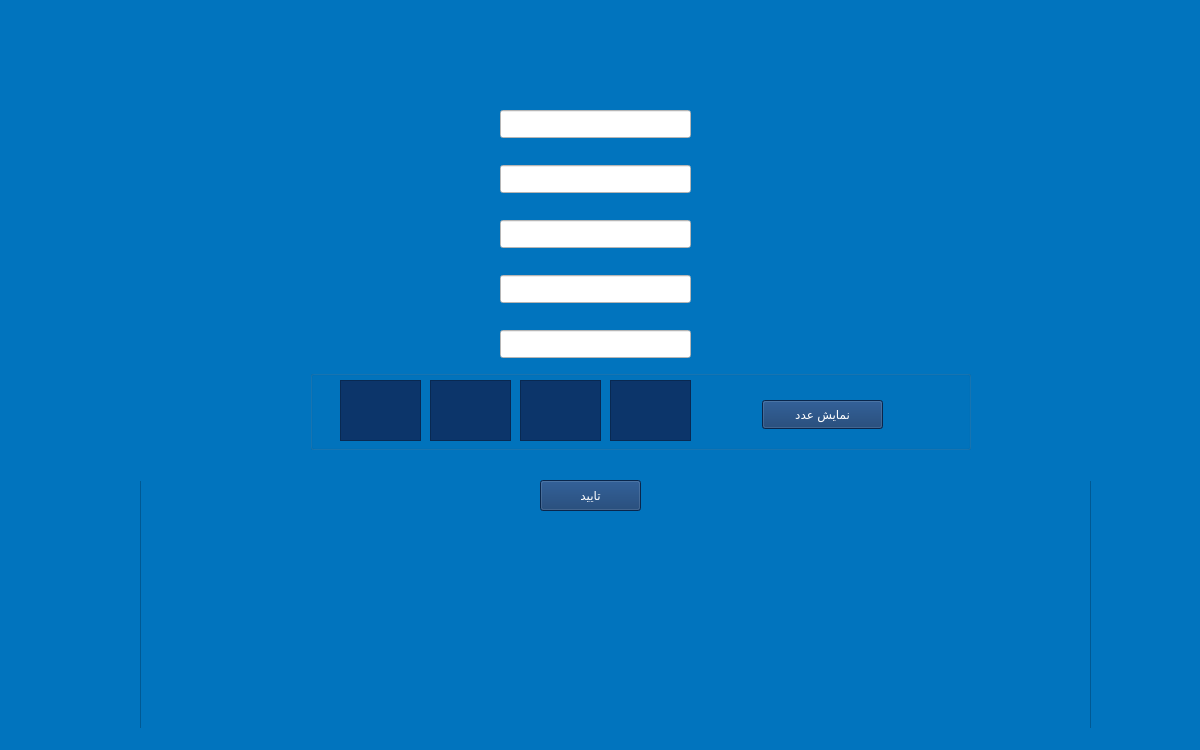
<?xml version="1.0" encoding="UTF-8"?>
<ui version="4.0">
 <class>singIn</class>
 <widget class="QMainWindow" name="singIn">
  <property name="geometry">
   <rect>
    <x>0</x>
    <y>0</y>
    <width>1200</width>
    <height>750</height>
   </rect>
  </property>
  <property name="minimumSize">
   <size>
    <width>600</width>
    <height>375</height>
   </size>
  </property>
  <property name="windowTitle">
   <string>MainWindow</string>
  </property>
  <property name="styleSheet">
   <string notr="true">background-color: rgb(1, 116, 190);</string>
  </property>
  <widget class="QWidget" name="centralwidget">
   <widget class="QWidget" name="widget_p_sing" native="true">
    <property name="geometry">
     <rect>
      <x>0</x>
      <y>-10</y>
      <width>1201</width>
      <height>491</height>
     </rect>
    </property>
    <property name="styleSheet">
     <string notr="true">image: url(:/new/prefix1/image/qt_sing_p.png);</string>
    </property>
    <widget class="QLineEdit" name="lineEdit_sing_name">
     <property name="geometry">
      <rect>
       <x>500</x>
       <y>120</y>
       <width>191</width>
       <height>28</height>
      </rect>
     </property>
     <property name="styleSheet">
      <string notr="true">background-color: rgb(255, 255, 255);</string>
     </property>
    </widget>
    <widget class="QLineEdit" name="lineEdit_sing_password">
     <property name="geometry">
      <rect>
       <x>500</x>
       <y>175</y>
       <width>191</width>
       <height>28</height>
      </rect>
     </property>
     <property name="styleSheet">
      <string notr="true">background-color: rgb(255, 255, 255);</string>
     </property>
    </widget>
    <widget class="QLineEdit" name="lineEdit_sing_REpassword">
     <property name="geometry">
      <rect>
       <x>500</x>
       <y>230</y>
       <width>191</width>
       <height>28</height>
      </rect>
     </property>
     <property name="styleSheet">
      <string notr="true">background-color: rgb(255, 255, 255);</string>
     </property>
    </widget>
    <widget class="QLineEdit" name="lineEdit_sing_phonNumber">
     <property name="geometry">
      <rect>
       <x>500</x>
       <y>285</y>
       <width>191</width>
       <height>28</height>
      </rect>
     </property>
     <property name="styleSheet">
      <string notr="true">background-color: rgb(255, 255, 255);</string>
     </property>
    </widget>
    <widget class="QLineEdit" name="lineEdit_safe_sing">
     <property name="geometry">
      <rect>
       <x>500</x>
       <y>340</y>
       <width>191</width>
       <height>28</height>
      </rect>
     </property>
     <property name="styleSheet">
      <string notr="true">background-color: rgb(255, 255, 255);</string>
     </property>
    </widget>
    <widget class="QGroupBox" name="groupBox_safe_sing">
     <property name="geometry">
      <rect>
       <x>310</x>
       <y>380</y>
       <width>661</width>
       <height>80</height>
      </rect>
     </property>
     <property name="title">
      <string/>
     </property>
     <widget class="QFrame" name="frame_safe_2">
      <property name="geometry">
       <rect>
        <x>120</x>
        <y>10</y>
        <width>81</width>
        <height>61</height>
       </rect>
      </property>
      <property name="styleSheet">
       <string notr="true">image: url(:/new/prefix1/image/rang1.png);
background-color: rgb(12, 53, 106);</string>
      </property>
      <property name="frameShape">
       <enum>QFrame::StyledPanel</enum>
      </property>
      <property name="frameShadow">
       <enum>QFrame::Raised</enum>
      </property>
     </widget>
     <widget class="QFrame" name="frame_safe_3">
      <property name="geometry">
       <rect>
        <x>210</x>
        <y>10</y>
        <width>81</width>
        <height>61</height>
       </rect>
      </property>
      <property name="styleSheet">
       <string notr="true">image: url(:/new/prefix1/image/rang1.png);
background-color: rgb(12, 53, 106);</string>
      </property>
      <property name="frameShape">
       <enum>QFrame::StyledPanel</enum>
      </property>
      <property name="frameShadow">
       <enum>QFrame::Raised</enum>
      </property>
     </widget>
     <widget class="QFrame" name="frame_safe_4">
      <property name="geometry">
       <rect>
        <x>300</x>
        <y>10</y>
        <width>81</width>
        <height>61</height>
       </rect>
      </property>
      <property name="styleSheet">
       <string notr="true">image: url(:/new/prefix1/image/rang1.png);
background-color: rgb(12, 53, 106);</string>
      </property>
      <property name="frameShape">
       <enum>QFrame::StyledPanel</enum>
      </property>
      <property name="frameShadow">
       <enum>QFrame::Raised</enum>
      </property>
     </widget>
     <widget class="QPushButton" name="pushButton_show_safe">
      <property name="geometry">
       <rect>
        <x>452</x>
        <y>30</y>
        <width>121</width>
        <height>29</height>
       </rect>
      </property>
      <property name="styleSheet">
       <string notr="true">color: rgb(255, 255, 255);
image: url(:/new/prefix1/image/rang1.png);
background-color: rgb(12, 53, 106);</string>
      </property>
      <property name="text">
       <string>نمایش عدد</string>
      </property>
     </widget>
     <widget class="QFrame" name="frame_safe_1">
      <property name="geometry">
       <rect>
        <x>30</x>
        <y>10</y>
        <width>81</width>
        <height>61</height>
       </rect>
      </property>
      <property name="styleSheet">
       <string notr="true">image: url(:/new/prefix1/image/rang1.png);
background-color: rgb(12, 53, 106);</string>
      </property>
      <property name="frameShape">
       <enum>QFrame::StyledPanel</enum>
      </property>
      <property name="frameShadow">
       <enum>QFrame::Raised</enum>
      </property>
     </widget>
    </widget>
   </widget>
   <widget class="QFrame" name="frame_Poetry">
    <property name="geometry">
     <rect>
      <x>140</x>
      <y>400</y>
      <width>951</width>
      <height>341</height>
     </rect>
    </property>
    <property name="styleSheet">
     <string notr="true">image: url(:/new/prefix1/image/shQt.png);</string>
    </property>
    <property name="frameShape">
     <enum>QFrame::StyledPanel</enum>
    </property>
    <property name="frameShadow">
     <enum>QFrame::Raised</enum>
    </property>
   </widget>
   <widget class="QPushButton" name="pushButton_ok_sing">
    <property name="geometry">
     <rect>
      <x>540</x>
      <y>480</y>
      <width>101</width>
      <height>31</height>
     </rect>
    </property>
    <property name="styleSheet">
     <string notr="true">background-color: rgb(12, 53, 106);
color: rgb(255, 255, 255);</string>
    </property>
    <property name="text">
     <string>تایید</string>
    </property>
   </widget>
   <zorder>frame_Poetry</zorder>
   <zorder>widget_p_sing</zorder>
   <zorder>pushButton_ok_sing</zorder>
  </widget>
  <widget class="QMenuBar" name="menubar">
   <property name="geometry">
    <rect>
     <x>0</x>
     <y>0</y>
     <width>1200</width>
     <height>25</height>
    </rect>
   </property>
  </widget>
  <widget class="QStatusBar" name="statusbar"/>
 </widget>
 <resources/>
 <connections/>
</ui>
